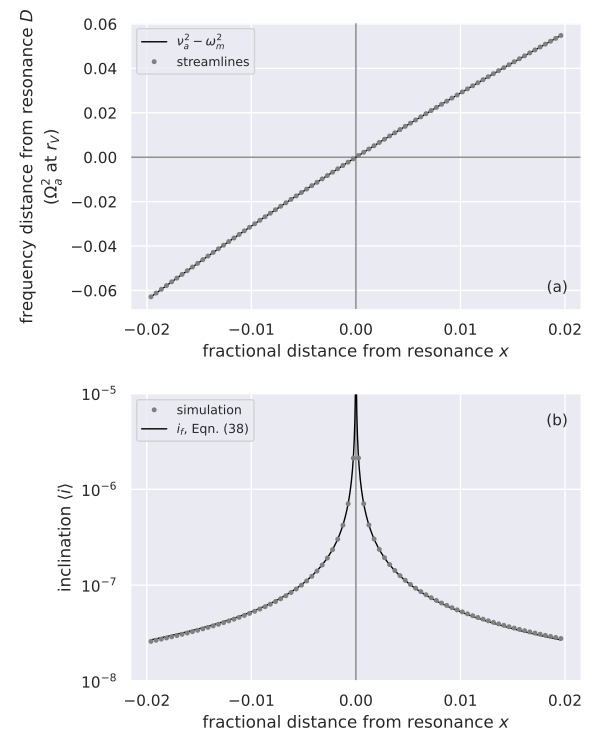

Write Python code to recreate this figure.
#vertical_resonance.py
#
#by Joe Hahn and Claude Code, joe.hahn@jmh-datasciences.com; one figure with the notebook's, 16 November 2026.
#
#The paper's vertical-resonance figure (Section 4.1.3), which tests/vertical_resonance/vertical_resonance.ipynb draws
#with this same function: for the zero-mass ring of tests/vertical_resonance, with each streamline's semimajor axis a
#and inclination i averaged over its particles and the outputs after 6 growth times (late_outputs),
#  (a) D = nu_a^2 - omega_m^2 (Eqn. 25) at each streamline's a, in units of Omega_a^2 at r_V, versus x = (a - r_V)/r_V,
#      and the curve D at all x;
#  (b) <i> versus x, and the forced inclination i_f of Eqn. (38).
#Needs that test's output: uv run python tools/run_simulations.py tests/vertical_resonance
#
#usage, from the repo's top folder:
#   uv run python paper/figures/vertical_resonance.py     (writes vertical_resonance.pdf and .png)

import sys
from pathlib import Path

import matplotlib.pyplot as plt
import numpy as np

HERE = Path(__file__).resolve().parent
REPO = HERE.parent.parent
for folder in ('source', 'fast', 'tests'):
    if str(REPO/folder) not in sys.path:
        sys.path.insert(0, str(REPO/folder))
from vertical_analysis import resonance_D, late_outputs
from helper_fns import Omega
sys.path.insert(0, str(HERE))
from figstyle import style

def figure(p, o):
    """The figure, from the run's parameters p and output o (load3d)."""
    late = late_outputs(p, o)
    a_avg = o['a'][late].mean(axis=(0, 2))
    i_avg = o['inc'][late].mean(axis=(0, 2))
    sat, D = resonance_D(p, a_avg)
    x = (a_avg - sat.r_V)/sat.r_V
    xs = np.linspace(x.min(), x.max(), 4000)                    #an even number of points skips x = 0
    D_curve = resonance_D(p, sat.r_V*(1 + xs))[1]
    Omega_V2 = Omega(p['J2'], p['Rp'], sat.r_V)**2
    i_f = sat.mass_final*sat.inclination*sat.beta_V**2*sat.b/(6*(sat.m - 1)*np.abs(xs))
    with style(font_scale=1.0):
        f, (ax, ax2) = plt.subplots(2, 1, figsize=(6, 7.5))
        ax.axhline(0.0, color='gray', linewidth=1)
        ax.axvline(0.0, color='gray', linewidth=1)
        ax.plot(xs, D_curve/Omega_V2, linewidth=1, color='black', label=r'$\nu_a^2 - \omega_m^2$')
        ax.plot(x, D/Omega_V2, marker='o', markersize=2.6, linestyle='none', color='gray', label='streamlines',
            zorder=3)
        ax.set_xlabel(r'fractional distance from resonance $x$')
        ax.set_ylabel(r'frequency distance from resonance $D$' + '\n' + r'($\Omega_a^2$ at $r_V$)')
        ax.legend(loc='upper left', fontsize=9)
        ax2.axvline(0.0, color='gray', linewidth=1)
        ax2.plot(x, i_avg, marker='o', markersize=2.6, linestyle='none', color='gray', label='simulation', zorder=3)
        ax2.plot(xs, i_f, linewidth=1, color='black', label=r'$i_f$, Eqn. (38)')
        ax2.set_yscale('log')
        ax2.set_ylim(1.0e-8, 1.0e-5)
        ax2.set_xlabel(r'fractional distance from resonance $x$')
        ax2.set_ylabel(r'inclination $\langle i\rangle$')
        ax2.legend(loc='upper left', fontsize=9)
        for a_, label, y in ((ax, '(a)', 0.05), (ax2, '(b)', 0.93)):                #each label where the panel is empty
            a_.set_xticks([-0.02, -0.01, 0.0, 0.01, 0.02])
            a_.text(0.97, y, label, transform=a_.transAxes, ha='right', va='bottom' if y < 0.5 else 'top', fontsize=11)
        f.tight_layout(h_pad=1.5)
    return f


if __name__ == '__main__':
    import matplotlib
    matplotlib.use('Agg')
    from vertical_analysis import load3d
    p, o = load3d(REPO/'tests'/'vertical_resonance')
    f = figure(p, o)
    for ext in ('pdf', 'png'):
        f.savefig(HERE/f'vertical_resonance.{ext}', dpi=130)
        print('wrote', HERE/f'vertical_resonance.{ext}')
